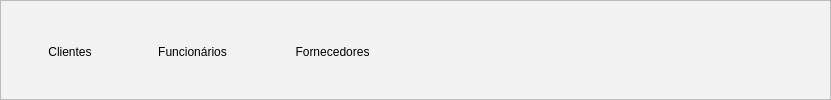
              <widget class="QFrame" name="men_interno_pessoas">
               <property name="geometry">
                <rect>
                 <x>0</x>
                 <y>20</y>
                 <width>831</width>
                 <height>100</height>
                </rect>
               </property>
               <property name="maximumSize">
                <size>
                 <width>16777215</width>
                 <height>100</height>
                </size>
               </property>
               <property name="styleSheet">
                <string notr="true">background-color: #f2f2f2;</string>
               </property>
               <property name="frameShape">
                <enum>QFrame::StyledPanel</enum>
               </property>
               <property name="frameShadow">
                <enum>QFrame::Raised</enum>
               </property>
               <widget class="QPushButton" name="bt_fornecedores">
                <property name="geometry">
                 <rect>
                  <x>270</x>
                  <y>0</y>
                  <width>125</width>
                  <height>90</height>
                 </rect>
                </property>
                <property name="minimumSize">
                 <size>
                  <width>125</width>
                  <height>90</height>
                 </size>
                </property>
                <property name="maximumSize">
                 <size>
                  <width>125</width>
                  <height>90</height>
                 </size>
                </property>
                <property name="styleSheet">
                 <string notr="true">background-color: qradialgradient(spread:pad, cx:0.5, cy:0.5, radius:0.5, fx:0.5, fy:0.5, stop:0 rgba(0, 0, 0, 0));
border:noborder;</string>
                </property>
                <property name="text">
                 <string>
Fornecedores</string>
                </property>
                <property name="icon">
                 <iconset>
                  <normaloff>Telas/Repono/Pessoas/Icones/icon_fornecedores.png</normaloff>Telas/Repono/Pessoas/Icones/icon_fornecedores.png</iconset>
                </property>
                <property name="iconSize">
                 <size>
                  <width>35</width>
                  <height>35</height>
                 </size>
                </property>
               </widget>
               <widget class="QPushButton" name="bt_cliente">
                <property name="geometry">
                 <rect>
                  <x>20</x>
                  <y>0</y>
                  <width>100</width>
                  <height>90</height>
                 </rect>
                </property>
                <property name="minimumSize">
                 <size>
                  <width>100</width>
                  <height>90</height>
                 </size>
                </property>
                <property name="maximumSize">
                 <size>
                  <width>100</width>
                  <height>90</height>
                 </size>
                </property>
                <property name="styleSheet">
                 <string notr="true">background-color: qradialgradient(spread:pad, cx:0.5, cy:0.5, radius:0.5, fx:0.5, fy:0.5, stop:0 rgba(0, 0, 0, 0));
border:noborder;</string>
                </property>
                <property name="text">
                 <string>
Clientes</string>
                </property>
                <property name="icon">
                 <iconset>
                  <normaloff>Telas/Repono/Pessoas/Icones/icon_clientes.png</normaloff>Telas/Repono/Pessoas/Icones/icon_clientes.png</iconset>
                </property>
                <property name="iconSize">
                 <size>
                  <width>35</width>
                  <height>35</height>
                 </size>
                </property>
                <property name="checkable">
                 <bool>false</bool>
                </property>
               </widget>
               <widget class="QPushButton" name="bt_funcionarios">
                <property name="geometry">
                 <rect>
                  <x>130</x>
                  <y>0</y>
                  <width>125</width>
                  <height>90</height>
                 </rect>
                </property>
                <property name="minimumSize">
                 <size>
                  <width>125</width>
                  <height>90</height>
                 </size>
                </property>
                <property name="maximumSize">
                 <size>
                  <width>125</width>
                  <height>90</height>
                 </size>
                </property>
                <property name="styleSheet">
                 <string notr="true">background-color: qradialgradient(spread:pad, cx:0.5, cy:0.5, radius:0.5, fx:0.5, fy:0.5, stop:0 rgba(0, 0, 0, 0));
border:noborder;</string>
                </property>
                <property name="text">
                 <string>
Funcionários</string>
                </property>
                <property name="icon">
                 <iconset>
                  <normaloff>Telas/Repono/Pessoas/Icones/icon_funcionarios.png</normaloff>Telas/Repono/Pessoas/Icones/icon_funcionarios.png</iconset>
                </property>
                <property name="iconSize">
                 <size>
                  <width>35</width>
                  <height>35</height>
                 </size>
                </property>
               </widget>
               <widget class="QLabel" name="icon_cliente">
                <property name="geometry">
                 <rect>
                  <x>60</x>
                  <y>10</y>
                  <width>30</width>
                  <height>30</height>
                 </rect>
                </property>
                <property name="minimumSize">
                 <size>
                  <width>30</width>
                  <height>30</height>
                 </size>
                </property>
                <property name="maximumSize">
                 <size>
                  <width>44</width>
                  <height>44</height>
                 </size>
                </property>
                <property name="styleSheet">
                 <string notr="true">background-color: qradialgradient(spread:pad, cx:0.5, cy:0.5, radius:0.5, fx:0.5, fy:0.5, stop:0 rgba(0, 0, 0, 0));
border:noborder;</string>
                </property>
                <property name="text">
                 <string/>
                </property>
                <property name="pixmap">
                 <pixmap>Pessoas/PNG/icon_clientes.png</pixmap>
                </property>
                <property name="scaledContents">
                 <bool>true</bool>
                </property>
               </widget>
               <widget class="QLabel" name="icon_funcionarios">
                <property name="geometry">
                 <rect>
                  <x>180</x>
                  <y>10</y>
                  <width>32</width>
                  <height>32</height>
                 </rect>
                </property>
                <property name="minimumSize">
                 <size>
                  <width>30</width>
                  <height>30</height>
                 </size>
                </property>
                <property name="maximumSize">
                 <size>
                  <width>44</width>
                  <height>44</height>
                 </size>
                </property>
                <property name="text">
                 <string/>
                </property>
                <property name="pixmap">
                 <pixmap>Pessoas/PNG/icon_funcionarios.png</pixmap>
                </property>
                <property name="scaledContents">
                 <bool>true</bool>
                </property>
               </widget>
               <widget class="QLabel" name="icon_fornecedores">
                <property name="geometry">
                 <rect>
                  <x>310</x>
                  <y>10</y>
                  <width>30</width>
                  <height>30</height>
                 </rect>
                </property>
                <property name="minimumSize">
                 <size>
                  <width>30</width>
                  <height>30</height>
                 </size>
                </property>
                <property name="maximumSize">
                 <size>
                  <width>40</width>
                  <height>40</height>
                 </size>
                </property>
                <property name="styleSheet">
                 <string notr="true">background-color: qradialgradient(spread:pad, cx:0.5, cy:0.5, radius:0.5, fx:0.5, fy:0.5, stop:0 rgba(0, 0, 0, 0));
border:noborder;</string>
                </property>
                <property name="text">
                 <string/>
                </property>
                <property name="pixmap">
                 <pixmap>Pessoas/PNG/icon_fornecedores.png</pixmap>
                </property>
                <property name="scaledContents">
                 <bool>true</bool>
                </property>
               </widget>
               <zorder>icon_funcionarios</zorder>
               <zorder>bt_funcionarios</zorder>
               <zorder>icon_fornecedores</zorder>
               <zorder>icon_cliente</zorder>
               <zorder>bt_fornecedores</zorder>
               <zorder>bt_cliente</zorder>
              </widget>
